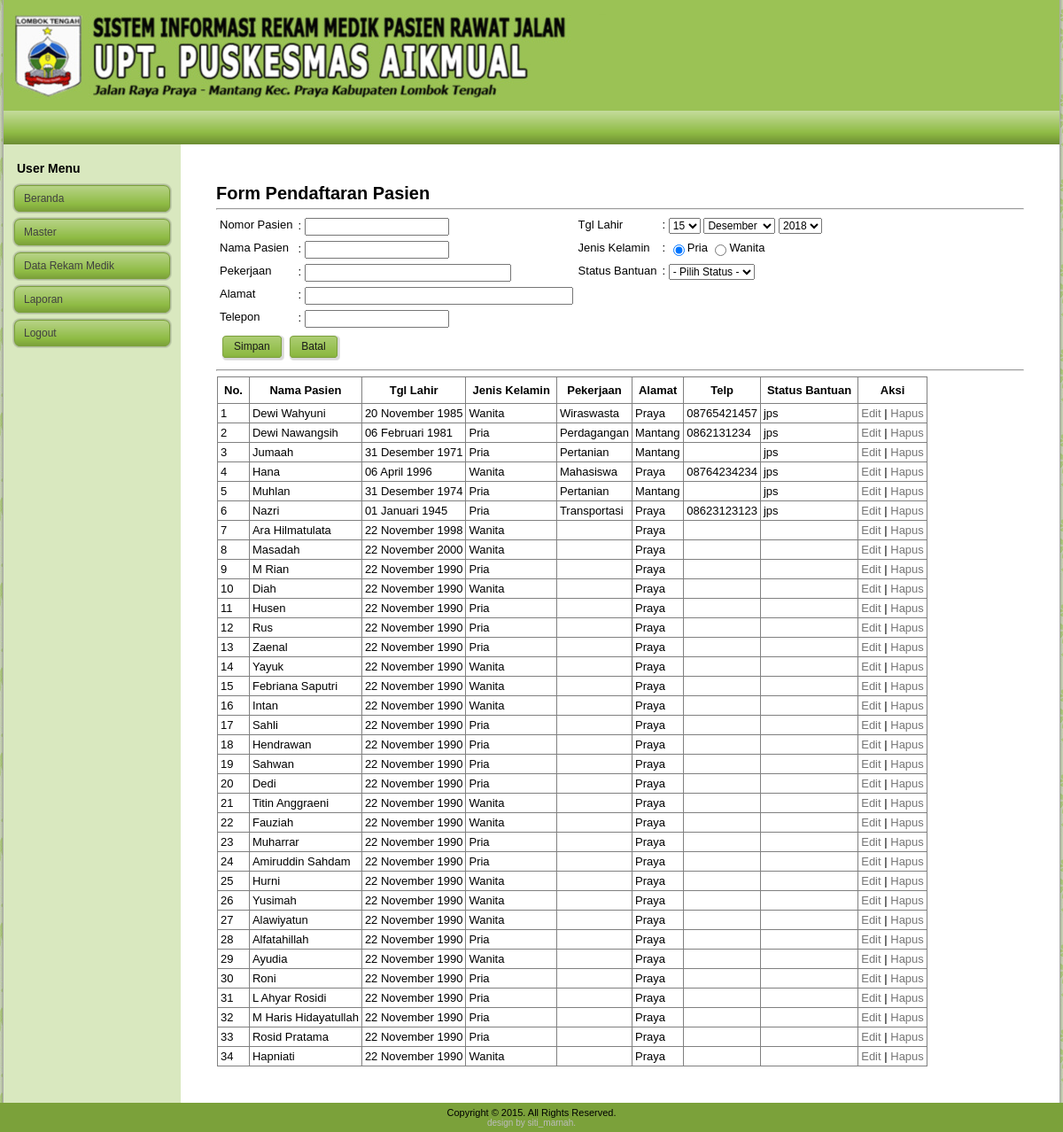
Screenshot of /home.php?hal=pasien&act=tambahpasien (signed in) with the database file from the repository.
### tables this page shows
CREATE TABLE IF NOT EXISTS `pasien` (
  `no_pasien` int(3) NOT NULL AUTO_INCREMENT,
  `nama_pasien` varchar(30) NOT NULL,
  `tgl_lahir` date NOT NULL,
  `jenis_kelamin` varchar(1) NOT NULL,
  `pekerjaan` varchar(15) NOT NULL,
  `alamat` text NOT NULL,
  `telepon` varchar(15) NOT NULL,
  `status_bantuan` varchar(15) NOT NULL,
  PRIMARY KEY (`no_pasien`)
);

### konfig/fungsi_indotgl.php (called while the page is built, shortened)
<?php
	function tgl_indo($tgl){
			$tanggal = substr($tgl,8,2);
			$bulan = getBulan(substr($tgl,5,2));
			$tahun = substr($tgl,0,4);
			return $tanggal.' '.$bulan.' '.$tahun;
	}
	function getBulan($bln){
				switch ($bln){
					case 1:
						return "Januari";
						break;
					case 2:
						return "Februari";
						break;
					case 4:
						return "April";
						break;
					case 11:
						return "November";
						break;
					case 12:
						return "Desember";
						break;
				}
			}
?>

### hal/hal_pasien.php (the view, shortened to what this page needs)
<?php
switch($_GET[act]){
  case "tambahpasien":
  echo "<div class='art-postmetadataheader'>
    <h2 class='art-postheader'>Form Pendaftaran Pasien</h2><hr>
    </div><div class='art-postcontent'>
	<table>
	<form method=POST action='aksi.php?hal=pasien&act=input'>
	<tr><td align=right>Nomor Pasien</td><td>: <input type=text name=no_pasien></td><td align=right>Tgl Lahir</td><td>: ";
	echo "</td></tr>
	<tr><td align=right>Nama Pasien</td><td>: <input type=text name=nama_pasien></td><td align=right>Jenis Kelamin</td><td>:
										<input type=radio name='jk' value='L' checked>Pria
                                         <input type=radio name='jk' value='P'>Wanita</td></td></tr>
	<tr><td align=right>Pekerjaan</td><td>: <input type=text name=pekerjaan size=30></td><td align=right>Status Bantuan</td><td>:
	<select name='status_bantuan'>
            <option value=0 selected>- Pilih Status -</option>";
    echo "</select>
	</td></tr>
	<tr><td align=right>Alamat</td><td>: <input type=text name=alamat size=40></td></tr>
	<tr><td align=right>Telepon</td><td>: <input type=text name=telepon><br></td></tr>
	<tr><td colspan=3><span class='art-button-wrapper'>
      <span class='art-button-l'> </span>
      <span class='art-button-r'> </span>
      <input type='submit' name='Submit' class='art-button' value='Simpan' />
    </span>
	<span class='art-button-wrapper'>
      <span class='art-button-l'> </span>
      <span class='art-button-r'> </span>
      <a class='readon art-button' onclick=self.history.back()>Batal</a>
    </span></td></tr>
	</form>
	</table><hr>
  <table border=1>
          <tr><th>No.</th><th>Nama Pasien</th><th>Tgl Lahir</th><th>Jenis Kelamin</th><th>Pekerjaan</th><th>Alamat</th><th>Telp</th><th>Status Bantuan</th><th>Aksi</th></tr>";
	$tampil=mysql_query("SELECT * FROM pasien");
	$no=1;
    while ($r=mysql_fetch_array($tampil)){
	$tgl=tgl_indo($r[tgl_lahir]);
	if ($r[jenis_kelamin]=='L'){
		$jk='Pria';
	} else {
		$jk='Wanita';
	}
      echo "<tr><td align=center>$no</td>
            <td>$r[nama_pasien]</td>
			<td>$tgl</td>
			<td>$jk</td>
			<td>$r[pekerjaan]</td>
			<td>$r[alamat]</td>
			<td>$r[telepon]</td>
			<td>$r[status_bantuan]</td>
            <td><a href='?hal=pasien&act=editpasien&id=$r[no_pasien]'> Edit</a> | <a href=./aksi.php?hal=pasien&act=hapus&id=$r[no_pasien]>Hapus</a></tr>";
			$no++;
    }
    echo "</table>";
	echo "</div>";
    break;
  }
?>

### style.css (style rules this page uses)
#art-main, table { font-family: Arial, Helvetica, Sans-Serif; font-style: normal; font-weight: normal; font-size: 13px; }
h1, h2, h3, h4, h5, h6, p, a, ul, ol, li { margin: 0; padding: 0; }
.art-postcontent, .art-postheadericons, .art-postfootericons, .art-blockcontent-body, ul.art-vmenu a { text-align: left; }
.art-postcontent, .art-postcontent li, .art-postcontent table, .art-postcontent a, .art-postcontent a:link, .art-postcontent a:visited, .art-postcontent a.visited, .art-postcontent a:hover, .art-postcontent a.hovered { font-family: Arial, Helvetica, Sans-Serif; }
.art-postcontent h1, .art-postcontent h1 a, .art-postcontent h1 a:link, .art-postcontent h1 a:visited, .art-postcontent h1 a:hover, .art-postcontent h2, .art-postcontent h2 a, .art-postcontent h2 a:link, .art-postcontent h2 a:visited, .art-postcontent h2 a:hover, .art-postcontent h3, .art-postcontent h3 a, .art-postcontent h3 a:link, .art-postcontent h3 a:visited, .art-postcontent h3 a:hover, .art-postcontent h4, .art-postcontent h4 a, .art-postcontent h4 a:link, .art-postcontent h4 a:visited, .art-postcontent h4 a:hover, .art-postcontent h5, .art-postcontent h5 a, .art-postcontent h5 a:link, .art-postcontent h5 a:visited, .art-postcontent h5 a:hover, .art-postcontent h6, .art-postcontent h6 a, .art-postcontent h6 a:link, .art-postcontent h6 a:visited, .art-postcontent h6 a:hover, .art-blockheader .t, .art-blockheader .t a, .art-blockheader .t a:link, .art-blockheader .t a:visited, .art-blockheader .t a:hover, .art-vmenublockheader .t, .art-vmenublockheader .t a, .art-vmenublockheader .t a:link, .art-vmenublockheader .t a:visited, .art-vmenublockheader .t a:hover, .art-logo-name, .art-logo-name a, .art-logo-name a:link, .art-logo-name a:visited, .art-logo-name a:hover, .art-logo-text, .art-logo-text a, .art-logo-text a:link, .art-logo-text a:visited, .art-logo-text a:hover, .art-postheader, .art-postheader a, .art-postheader a:link, .art-postheader a:visited, .art-postheader a:hover { font-family: Arial, Helvetica, Sans-Serif; font-style: normal; font-weight: bold; font-size: 22px; text-decoration: none; }
.art-postcontent a { text-decoration: none; color: #757575; }
.art-postcontent a:link { text-decoration: none; color: #757575; }
html, body { height:100%; }
body { padding: 0; margin:0; min-width: 700px; color: #000000; background-color: #B5D283; background-image: url('images/Bottom_texture.jpg'); background-repeat: repeat; background-attachment: fixed; background-position: top left; }
form { padding: 0 !important; margin: 0 !important; }
span.art-button-wrapper>a.art-button, span.art-button-wrapper>a.art-button:link, span.art-button-wrapper>input.art-button, span.art-button-wrapper>button.art-button { text-decoration: none; font-family: Arial, Helvetica, Sans-Serif; font-style: normal; font-weight: normal; font-size: 12px; position:relative; top:0; display: inline-block; vertical-align: middle; white-space: nowrap; text-align: center; color: #1A1A1A !important; width: auto; outline: none; border: none; background: none; line-height: 31px; height: 31px; margin: 0 !important; padding: 0 16px !important; overflow: visible; cursor: pointer; text-indent: 0; }
span.art-button-wrapper { vertical-align: middle; display: inline-block; position: relative; height: 31px; overflow: hidden; white-space: nowrap; text-indent: 0; width: auto; max-width:1920px; margin: 0; padding: 0; z-index: 0; }
input, select, textarea { vertical-align: middle; font-family: Arial, Helvetica, Sans-Serif; font-style: normal; font-weight: normal; font-size: 12px; }
span.art-button-wrapper>span.art-button-l, span.art-button-wrapper>span.art-button-r { display: block; position: absolute; top: 0; bottom: 0; margin: 0; padding: 0; background-image: url('images/button.png'); background-repeat: no-repeat; }
span.art-button-wrapper>span.art-button-l { left: 0; right: 10px; background-position: top left; }
span.art-button-wrapper>span.art-button-r { width: 10px; right: 0; background-position: top right; }
span.art-button-wrapper input { float: none !important; }
.art-article table, table.art-article { border-collapse: collapse; margin: 1px; }
.art-article th, .art-article td { padding: 3px; vertical-align: top; text-align: left; }
.art-article th { text-align: center; vertical-align: middle; padding: 7px; }
.art-postheader { color: #000000; margin: 5px 0; line-height: 1em; font-size: 20px; }

### rows the page displays
pasien: nama_pasien "Dewi Wahyuni", tgl_lahir "20 November 1985", jenis_kelamin "Wanita", pekerjaan "Wiraswasta", alamat "Praya", telepon "08765421457", status_bantuan "jps"
pasien: nama_pasien "Dewi Nawangsih", tgl_lahir "06 Februari 1981", jenis_kelamin "Pria", pekerjaan "Perdagangan", alamat "Mantang", telepon "0862131234", status_bantuan "jps"
pasien: nama_pasien "Jumaah", tgl_lahir "31 Desember 1971", jenis_kelamin "Pria", pekerjaan "Pertanian", alamat "Mantang", status_bantuan "jps"
pasien: nama_pasien "Hana", tgl_lahir "06 April 1996", jenis_kelamin "Wanita", pekerjaan "Mahasiswa", alamat "Praya", telepon "08764234234", status_bantuan "jps"
pasien: nama_pasien "Muhlan", tgl_lahir "31 Desember 1974", jenis_kelamin "Pria", pekerjaan "Pertanian", alamat "Mantang", status_bantuan "jps"
pasien: nama_pasien "Nazri", tgl_lahir "01 Januari 1945", jenis_kelamin "Pria", pekerjaan "Transportasi", alamat "Praya", telepon "08623123123", status_bantuan "jps"
pasien: nama_pasien "Ara Hilmatulata", tgl_lahir "22 November 1998", jenis_kelamin "Wanita", alamat "Praya"
pasien: nama_pasien "Masadah", tgl_lahir "22 November 2000", jenis_kelamin "Wanita", alamat "Praya"
pasien: nama_pasien "M Rian", tgl_lahir "22 November 1990", jenis_kelamin "Pria", alamat "Praya"
pasien: nama_pasien "Diah", tgl_lahir "22 November 1990", jenis_kelamin "Wanita", alamat "Praya"
pasien: nama_pasien "Husen", tgl_lahir "22 November 1990", jenis_kelamin "Pria", alamat "Praya"
pasien: nama_pasien "Rus", tgl_lahir "22 November 1990", jenis_kelamin "Pria", alamat "Praya"
pasien: nama_pasien "Zaenal", tgl_lahir "22 November 1990", jenis_kelamin "Pria", alamat "Praya"
pasien: nama_pasien "Yayuk", tgl_lahir "22 November 1990", jenis_kelamin "Wanita", alamat "Praya"
pasien: nama_pasien "Febriana Saputri", tgl_lahir "22 November 1990", jenis_kelamin "Wanita", alamat "Praya"
pasien: nama_pasien "Intan", tgl_lahir "22 November 1990", jenis_kelamin "Wanita", alamat "Praya"
pasien: nama_pasien "Sahli", tgl_lahir "22 November 1990", jenis_kelamin "Pria", alamat "Praya"
pasien: nama_pasien "Hendrawan", tgl_lahir "22 November 1990", jenis_kelamin "Pria", alamat "Praya"
pasien: nama_pasien "Sahwan", tgl_lahir "22 November 1990", jenis_kelamin "Pria", alamat "Praya"
pasien: nama_pasien "Dedi", tgl_lahir "22 November 1990", jenis_kelamin "Pria", alamat "Praya"
pasien: nama_pasien "Titin Anggraeni", tgl_lahir "22 November 1990", jenis_kelamin "Wanita", alamat "Praya"
pasien: nama_pasien "Fauziah", tgl_lahir "22 November 1990", jenis_kelamin "Wanita", alamat "Praya"
pasien: nama_pasien "Muharrar", tgl_lahir "22 November 1990", jenis_kelamin "Pria", alamat "Praya"
pasien: nama_pasien "Amiruddin Sahdam", tgl_lahir "22 November 1990", jenis_kelamin "Pria", alamat "Praya"
pasien: nama_pasien "Hurni", tgl_lahir "22 November 1990", jenis_kelamin "Wanita", alamat "Praya"
pasien: nama_pasien "Yusimah", tgl_lahir "22 November 1990", jenis_kelamin "Wanita", alamat "Praya"
pasien: nama_pasien "Alawiyatun", tgl_lahir "22 November 1990", jenis_kelamin "Wanita", alamat "Praya"
pasien: nama_pasien "Alfatahillah", tgl_lahir "22 November 1990", jenis_kelamin "Pria", alamat "Praya"
pasien: nama_pasien "Ayudia", tgl_lahir "22 November 1990", jenis_kelamin "Wanita", alamat "Praya"
pasien: nama_pasien "Roni", tgl_lahir "22 November 1990", jenis_kelamin "Pria", alamat "Praya"
pasien: nama_pasien "L Ahyar Rosidi", tgl_lahir "22 November 1990", jenis_kelamin "Pria", alamat "Praya"
pasien: nama_pasien "M Haris Hidayatullah", tgl_lahir "22 November 1990", jenis_kelamin "Pria", alamat "Praya"
pasien: nama_pasien "Rosid Pratama", tgl_lahir "22 November 1990", jenis_kelamin "Pria", alamat "Praya"
pasien: nama_pasien "Hapniati", tgl_lahir "22 November 1990", jenis_kelamin "Wanita", alamat "Praya"

### other values shown
form field tgl_lahir "15"
form field bln_lahir "Desember"
form field thn_lahir "2018"
